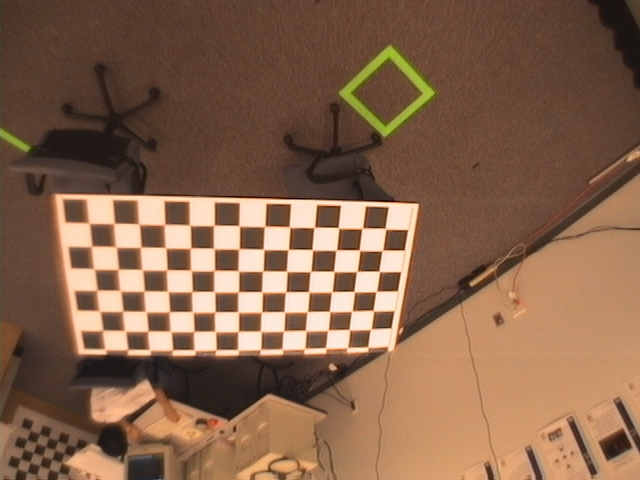
%> input picture example/ima3.jpg, 640 x 480 px
$ octave detect_features.m   (GNU Octave 9; MATLAB toolbox functions it lacks are replaced by stand-ins)
%> lines starting %> are read from the running program, lines starting %| are printed output that depends on the picture
### build_pyramid.m
%/////////////////////////////////////////////////////////////////////////////////////////////
%
% build_pyramid - build scaled image pyramid and difference of gaussians pyramid
%
% Usage:  [pyr,imp] = build_pyramid(img,levels,scl);
%
% Parameters:
%
%            img :      original image
%            levels :   number of levels in pyramid
%            scl :      scaling factor between pyramid levels
%
% Returns:
%
%            pyr :      difference of gaussians filtered image pyramid
%            imp :      image pyramid cell array
%
% Author:
% Scott Ettinger
% scott.m.ettinger@intel.com
%
% May 2002
%/////////////////////////////////////////////////////////////////////////////////////////////
function [pyr,imp] = buildPyramid(img,levels,scl)

img2 = img;
img2 = double(img2);
img2 = imresize(img2,2,'bilinear');         %expand to retain spatial frequencies

sigma=1.5;    %variance for laplacian filter
sigma2=1.5;   %variance for downsampling

% sig_delta = 1/levels;


for i=1:levels

    if i==1
        img3 = img2;
        img2 = filterGaussian(img2,7,0.5);
    end

    imp{i}=img2;
    A = filterGaussian(img2,7,sigma);
    B = filterGaussian(A,7,sigma);

    pyr{i} = A-B;                         %store result in cell array

    if i==1
        img2 = img3;
    else
        B = filterGaussian(img2,7,sigma2);
        B = filterGaussian(B,7,sigma2);
    end

%     img2 = resample_bilinear(B,scl);       %downsample for next level
    img2 = imresize(img2,1/scl,'bilinear');
end

%show_pyramid(pyr)  %show pyramid if desired

%///////////////////////////////////////////////////////////////////////////////
% [11 lines left out: function show_pyramid, not called in this run]

### filterGaussian.m
function img_out = filterGaussian(img,order,sig)
    g = fspecial('gaussian',order,sig);
    img_out = conv2(img,g,'same');
end

### find_features.m

%/////////////////////////////////////////////////////////////////////////////////////////////
%
% find_features - scale space feature detector based upon difference of gaussian filters.
%                 selects features based upon their maximum response in scale space
%
% Usage:  maxima = find_features(pyr, img, thresh, radius, radius2, min_sep, edgeratio, disp_flag, img_flag)
%
% Parameters:
%            pyr :      cell array of filtered image pyramid (built with build_pyramid)
%            img :      original image (only used for visualization)
%            thresh :   threshold value for maxima search (minimum filter response considered)
%            radius :   radius for maxima comparison within current scale
%            radius2:   radius for maxima comparison between neighboring scales
%            disp_flag: 1- display each scale level on separate figure.  0 - display nothing
%            img_flag: 1 - display filter responses. 0 - display original images.
%
% Returns:
%
%            maxima  - cell array of nX2 matrices of row,column coordinates of selected points on each scale level
%
% Author:
% Scott Ettinger
% scott.m.ettinger@intel.com
%
% May 2002
%/////////////////////////////////////////////////////////////////////////////////////////////

function maxima = find_features(pyr, img, scl, thresh, radius, radius2, disp_flag, img_flag)
  %                pts = find_features(pyr,img,scl,thresh,radius,radius2,disp_flag,1);


levels = size(pyr);
levels = levels(2);

mcolor = [ 0 1 0;   %color array for display of features at different scales
           0 1 0;
           1 0 0;
           .2 .5 0;
           0 0 1;
           1 0 1;
           0 1 1;
           1 .5 0
           .5 1 0
          0 1 .5
           .5 1 .5];


[himg,wimg] = size(img);                                            %get size of images
[h,w] = size(pyr{2});


for i=2:levels-1

    [h,w] = size(pyr{i});
    [h2,w2] = size(pyr{i+1});

    %find maxima
    mx = find_extrema(pyr{i},thresh,radius);                        %find maxima at current scale level
    mx2 = round((mx-1)/scl) + 1;                                    %find coords in level above
    mx_above = neighbor_max(pyr{i},pyr{i+1},mx,mx2,radius2);        %do neighbor comparison in scale space above

    if i>1
        mx2 = round((mx-1)*scl) + 1;                                %find coords in level below
        mx_below = neighbor_max(pyr{i},pyr{i-1},mx,mx2,radius2);    %do comparison in scale below

        maxima{i} = plist(mx, mx_below & mx_above);                 %get coord list for retained maxima and minima
    else
        maxima{i} = plist(mx, mx_above);
    end

    %find minima
    %if i==11,
    %    keyboard;
    %end;

    mx = find_extrema(-pyr{i},thresh,radius);                       %find minima at current scale level
    mx2 = round((mx-1)/scl) + 1;                                    %find coords in level above
    mx_above = neighbor_max(-pyr{i},-pyr{i+1},mx,mx2,radius2);      %do neighbor comparison in scale space above
    if i>1
        mx2 = round((mx-1)*scl) + 1;                                %find coords in level below
        mx_below = neighbor_max(-pyr{i},-pyr{i-1},mx,mx2,radius2);  %do comparison in scale below

        mxtemp = plist(mx, mx_below & mx_above);                    %get coord list for retained maxima and minima
    else
        mxtemp = plist(mx, mx_above);
    end


    maxima{i} = [maxima{i}; mxtemp];                                %combine maxima and minima into list for return
    maxima{i} = [(maxima{i}(:,1)*himg)/h (maxima{i}(:,2)*himg)/h];


    %display results if desired
    if disp_flag > 0
        figure
        if img_flag == 0
            tmp=resample_bilinear(img,himg/h);
            imagesc(tmp);
            colormap gray;
            show_plist(maxima{i},mcolor(mod(i-1,7)+1,:),'+');
        else
            imagesc(pyr{i});
            colormap gray;
            show_plist(maxima{i},mcolor(mod(i-1,7)+1,:),'+');
        end
    end
end

%//////////////////////////////////////////////////////////////////////////////////////////////
%
%   Compare a vector of pixels with its neighbors in another scale
%
%//////////////////////////////////////////////////////////////////////////////////////////////

function v = neighbor_max(img1,img2,i,i2,radius)                    % i and i2 are column vectors of r,c coords

    if (size(i2,1))==0 | size(img2,1)<11 | size(img2,2)<11
        v=zeros(length(i),1);
    else

        [h,w] = size(img1);
        [h2,w2] = size(img2);

        [y,x]=meshgrid(-20:20,-20:20);                              %create set of offsets within radius
        z = (x.^2+y.^2)<=radius^2;
        [y,x]=find(z);
        x=x-21; y=y-21;

        radius=ceil(radius);

        bound = ones(size(i2,1),2)*[h2-radius 0;0 w2-radius];        %create boundary listing
        i2 = i2 - ((i2 > bound).*(i2-bound+1));                      %test bounds to make all points within image
        i2 = i2 + ((i2 < radius+1).*(radius-i2+1));


        i2 = vec(i2,h2);                                             %create indices from x,y coords
        i = vec(i,h);

        p = img1(i);
        res = ones(length(i),1);

        for j=1:length(x)                                            %check against all points within radius
            itest = i2 + x(j) + h2*y(j);
            p2 = img2(itest);
            res = res & (p>=p2);
        end


        v = res;                                                     %store results in binary vector
    end

%//////////////////////////////////////////////////////////////////////////////////////////////

function v = vec(points,h)

    y = points(:,1);
    x = points(:,2);

    v = y + (x-1)*h;  %create index vectors

%//////////////////////////////////////////////////////////////////////////////////////////////

function p = plist(points, flags)

    p = points(find(flags),:);


### find_extrema.m

%/////////////////////////////////////////////////////////////////////////////////////////////
%
% find_extrema - finds local maxima within a grayscale image.  Each point is
%                checked against all of the pixels within a given radius to be a local max/min.
%                The magnitude of pixel values must be above the given threshold to be picked
%                as a valid maxima or minima.
%
% Usage:  m = find_extrema(img,thresh,radius,min_separation)
%
% Parameters:
%            img :      image matrix
%            thresh :   threshold value
%            radius :   pixel radius
%
% Returns:
%
%            m       - an nX2 matrix of row,column coordinates of selected points
%
% Author:
% Scott Ettinger
% scott.m.ettinger@intel.com
%
% May 2002
%/////////////////////////////////////////////////////////////////////////////////////////////


function [mx] = find_extrema(img,thresh,radius)

%img = abs(img);

[h,w] = size(img);

% get interior image subtracting radius pixels from border
p = img(radius+1:h-radius, radius+1:w-radius);

%get pixels above threshold
[yp,xp] = find(p>thresh);
yp=yp+radius; xp=xp+radius;
pts = yp+(xp-1)*h;

%create offset list for immediate neighborhood
z=ones(3,3);
z(2,2)=0;
[y,x]=find(z);
y=y-2; x=x-2;

if size(pts,2)>size(pts,1)
    pts = pts';
end

%test for max within immediate neighborhood
if size(pts,1)>0
    maxima=ones(length(pts),1);
    for i=1:length(x)
        pts2 = pts + y(i) + x(i)*h;
        maxima = maxima & img(pts)>img(pts2);
    end

    xp = xp(find(maxima));                          %save maxima
    yp = yp(find(maxima));
    pts = yp+(xp-1)*h;                              %create new index list of good points
end

%create offset list for radius of pixels
[y,x]=meshgrid(-20:20,-20:20);
z = (x.^2+y.^2)<=radius^2 & (x.^2+y.^2)>(1.5)^2;    %include points within radius without immediate neighborhood
[y,x]=find(z);
x=x-21; y=y-21;

%create offset list for ring of pixels
[y2,x2]=meshgrid(-20:20,-20:20);
z = (x2.^2+y2.^2)<=(radius)^2 & (x2.^2+y2.^2)>(radius-1)^2;
[y2,x2]=find(z);
x2=x2-21; y2=y2-21;

maxima = ones(length(pts),1);


%test within radius of pixels (done after first test for slight speed increase)
if size(pts,1)>0
    for i = 1:length(x)
        pts2 = pts + y(i) + x(i)*h;
        maxima = maxima & img(pts)>img(pts2);       %test points
    end
%     xp = xp(find(maxima));                          %save maxima from immediate neighborhood
%     yp = yp(find(maxima));
    xp = xp(maxima(maxima>0));
    yp = yp(maxima(maxima>0));
    pts = yp+(xp-1)*h;                              %create new index list

    mx = [yp xp];

else
    mx = [];
end


### detect_features.m

%/////////////////////////////////////////////////////////////////////////////////////////////
%
% detect_features - scale space feature detector based upon difference of gaussian filters.
%                 selects features based upon their maximum response in scale space
%
% Usage:  [features,pyr,imp,keys] = detect_features(img, scl, disp_flag, thresh, radius, radius2, radius3, min_sep, edgeratio)
%
% Parameters:
%
%            img :      original image
%            scl :      scaling factor between levels of the image pyramid
%            thresh :   threshold value for maxima search (minimum filter response considered)
%            radius :   radius for maxima comparison within current scale
%            radius2:   radius for maxima comparison between neighboring scales
%            radius3:   radius for edge rejection test
%            min_sep :  minimum separation for maxima selection.
%            edgeratio: maximum ratio of eigenvalues of feature curvature for edge rejection.
%            disp_flag: 1- display each scale level on separate figure.  0 - no display
%
% Returns:
%
%            features  - matrix with one row for each feature consisting of the following:
%              [x position,  y position, scale(sub-level), size of feature on image, edge flag,
%                            edge orientation, curvature of response through scale space ]
%
%            pyr, imp -  filter response and image pyramids
%            keys - key values generated for each feature by construct_key.m
%
% Notes:
%            recommended parameter values are:
%            scl = 1.5; thresh = 3;   radius = 4; radius2 = 4; radius3 = 4; min_sep = .04; edgeratio = 5;
%
% Author:
% Scott Ettinger
% scott.m.ettinger@intel.com
%
% May 2002
%/////////////////////////////////////////////////////////////////////////////////////////////


clc
clear
img = imread('ima3.jpg');
%> img is the input picture: size 480x640x3 uint8; mean R, G, B 133.9, 99.7, 75.9

    if ~exist('scl')
        scl = 1.5;
    end

    if ~exist('thresh')
        thresh = 3;
    end

    if ~exist('radius')
        radius = 4;
    end

    if ~exist('radius2')
        radius2 = 4;
    end

    if ~exist('radius3')
        radius3 = 4;
    end

    if ~exist('min_sep')
        min_sep = .04;
    end

    if ~exist('edgeratio')
        edgeratio = 5;
    end

    if ~exist('disp_flag')
        disp_flag = 0;
    end


    if size(img,3) > 1
        img = rgb2gray(img);
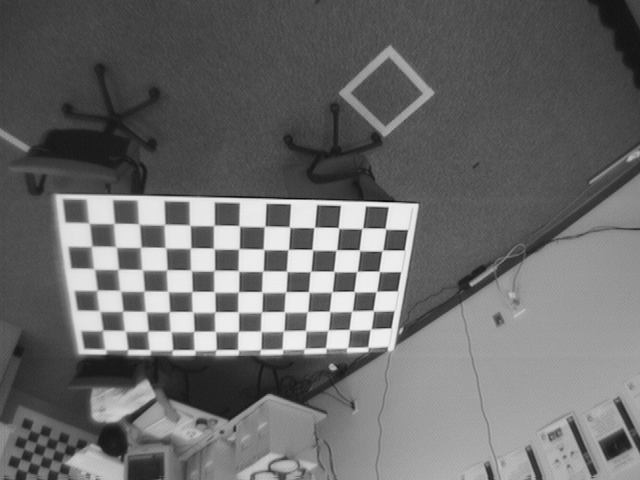
%> img: size 480x640 uint8; min 10, max 241, mean 107.2
    end

    % Computation of the maximum number of levels:
    Lmax = floor(min(log(2*size(img)/12)/log(scl)));
%> Lmax = 10

    %build image pyramid and difference of gaussians filter response pyramid
    [pyr,imp] = build_pyramid(img,Lmax,scl);
%> after the loop in buildPyramid, `for i=1:levels`: imp = 10 items
%> pyr = 10 items; imp = 10 items
    %get the feature points
    pts = find_features(pyr,img,scl,thresh,radius,radius2,disp_flag,1);
%> in find_features, `levels = size(pyr);`: levels = [1 10]
%> in find_features, `levels = levels(2);`: levels = 10
%> in find_features, `[h,w] = size(pyr{2});`: h = 640; w = 854
%> the loop in find_features, `for i=2:levels-1` made 8 passes
%> mxtemp on passes 6 to 7: [34 7; 78 20; 79 58; 65 62], [45 14]
%> pass 1, in find_extrema, `p = img(radius+1:h-radius, radius+1:w-radius);`:
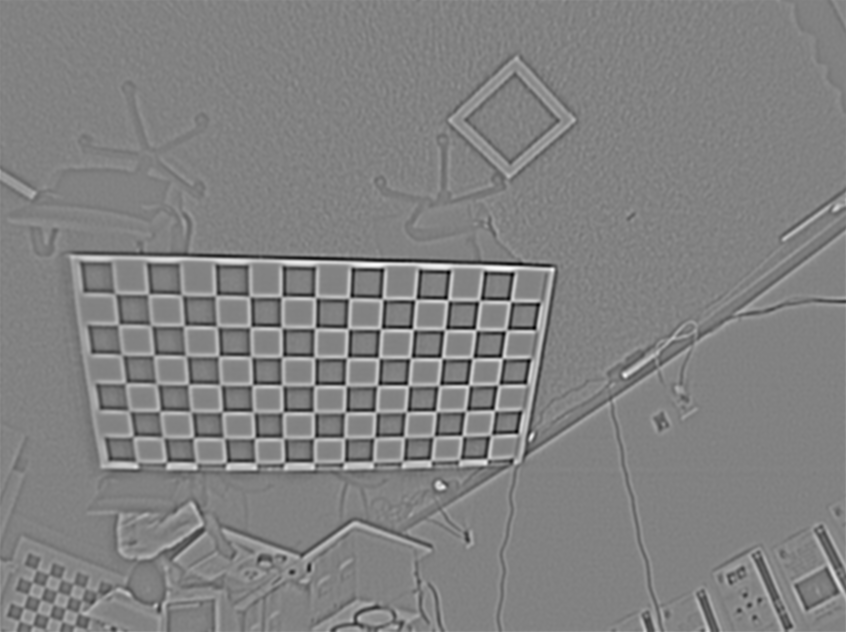
%> p: size 632x846 double; min -17.92, max 17.23, mean 0.00534; drawn with min black and max white
%> pass 1, in find_extrema (call 2), `p = img(radius+1:h-radius, radius+1:w-radius);`:
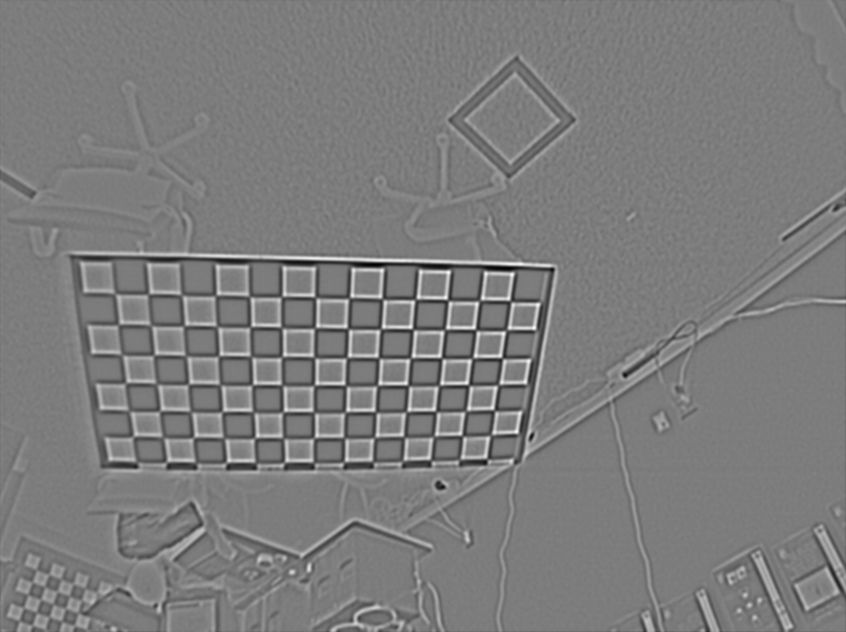
%> p: size 632x846 double; min -17.23, max 17.92, mean -0.00534; drawn with min black and max white
%> pass 2, in find_extrema (call 3), `p = img(radius+1:h-radius, radius+1:w-radius);`:
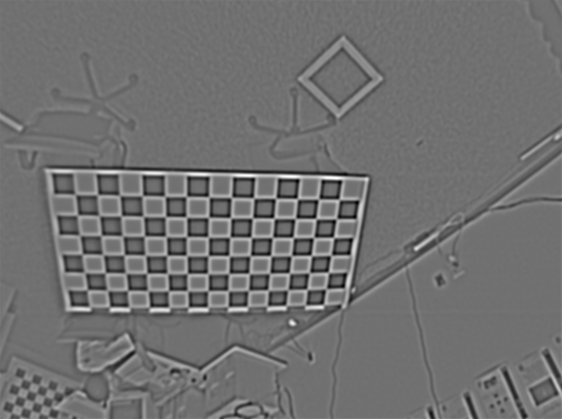
%> p: size 419x562 double; min -18.57, max 23.4, mean 0; drawn with min black and max white
%> pass 2, in find_extrema (call 4), `p = img(radius+1:h-radius, radius+1:w-radius);`:
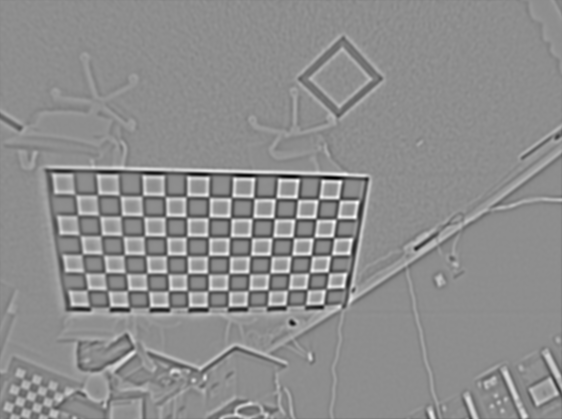
%> p: size 419x562 double; min -23.4, max 18.57, mean -0.00765; drawn with min black and max white
%> after the loop in find_features, `for i=2:levels-1`: maxima = 9 items
%> pts = 9 items

    imshow(img)
    hold on
    %scatter(pts{1}(:,2),pts{1}(:,1))
    scatter(pts{2}(:,2),pts{2}(:,1))
    scatter(pts{3}(:,2),pts{3}(:,1))
    scatter(pts{4}(:,2),pts{4}(:,1))
    scatter(pts{5}(:,2),pts{5}(:,1))
    scatter(pts{6}(:,2),pts{6}(:,1))
    scatter(pts{7}(:,2),pts{7}(:,1))
    scatter(pts{8}(:,2),pts{8}(:,1))
    scatter(pts{9}(:,2),pts{9}(:,1))
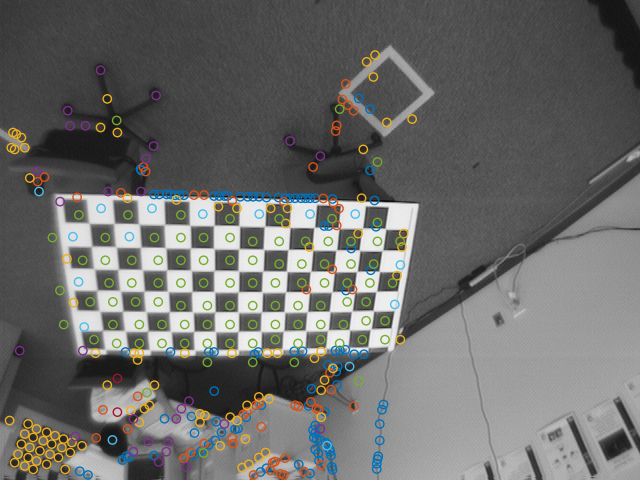
%> figure redrawn from the program's plot data
    hold off
    %classify points and create sub-pixel and sub-scale adjustments
    %[features,keys] = refine_features(img,pyr,scl,imp,pts,radius3,min_sep,edgeratio);

$ run again, with example/ima1.jpg copied over example/ima3.jpg
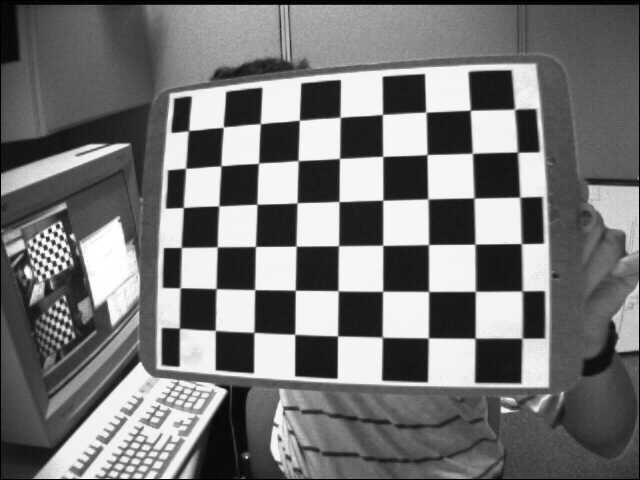
%> input picture example/ima1.jpg, 640 x 480 px
%> img is the input picture: size 480x640 uint8; min 0, max 255, mean 117.8
%> after the loop in buildPyramid, `for i=1:levels`: imp = 10 items
%> in find_features, `levels = size(pyr);`: levels = [1 10]
%> in find_features, `levels = levels(2);`: levels = 10
%> in find_features, `[h,w] = size(pyr{2});`: h = 640; w = 854
%> the loop in find_features, `for i=2:levels-1` made 8 passes
%> mxtemp on pass 8: [17 7]
%> pass 1, in find_extrema (call 2), `p = img(radius+1:h-radius, radius+1:w-radius);`:
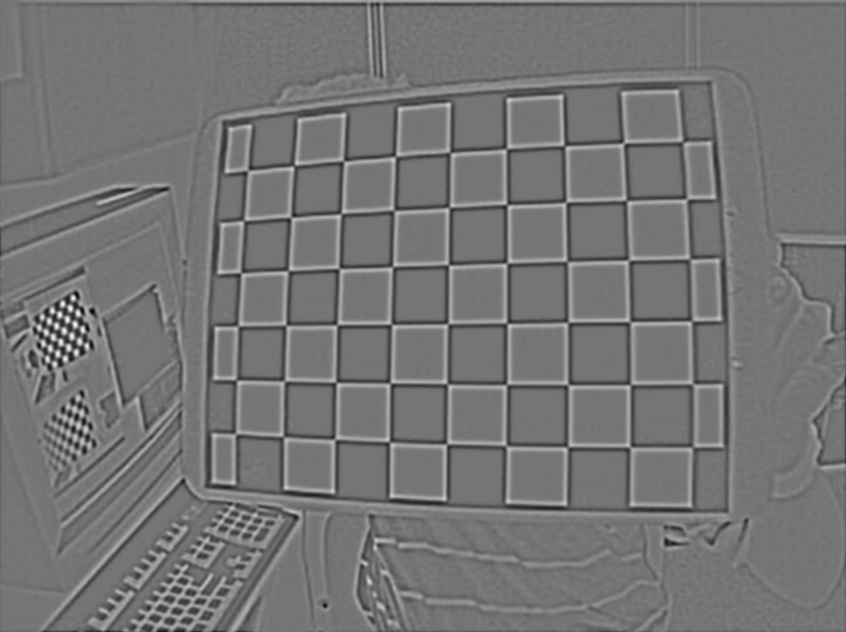
%> p: size 632x846 double; min -26.17, max 30.66, mean 0; drawn with min black and max white
%> after the loop in find_features, `for i=2:levels-1`: maxima = 9 items; mx_below = 36 logical values, 1 true
%> pts = 9 items
%> `scatter(pts{9}(:,2),pts{9}(:,1))`:
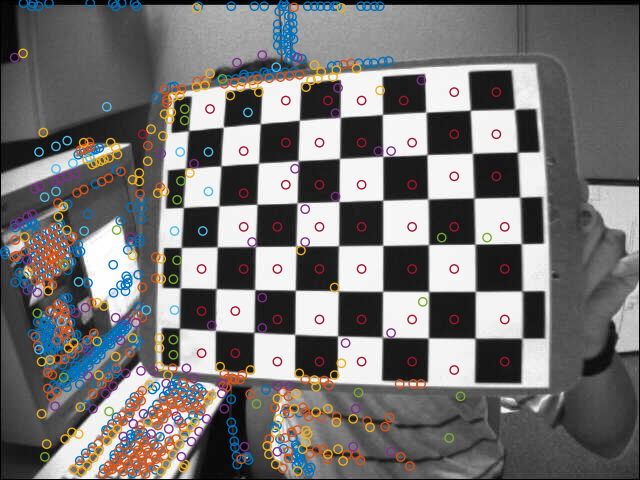
%> figure redrawn from the program's plot data

$ run again, with example/ima2.jpg copied over example/ima3.jpg
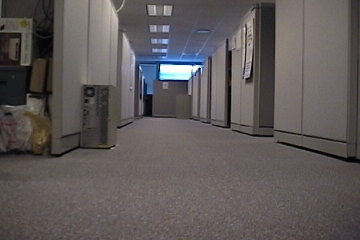
%> input picture example/ima2.jpg, 360 x 240 px
%> img is the input picture: size 240x360x3 uint8; mean R, G, B 95.3, 89.3, 88.9
%> img: size 240x360 uint8
%> after the loop in buildPyramid, `for i=1:levels`: imp = 9 items
%> in find_features, `levels = size(pyr);`: levels = [1 9]
%> in find_features, `levels = levels(2);`: levels = 9
%> in find_features, `[h,w] = size(pyr{2});`: h = 320; w = 480
%> the loop in find_features, `for i=2:levels-1` made 7 passes
%> pass 1, in find_extrema (call 2), `p = img(radius+1:h-radius, radius+1:w-radius);`:
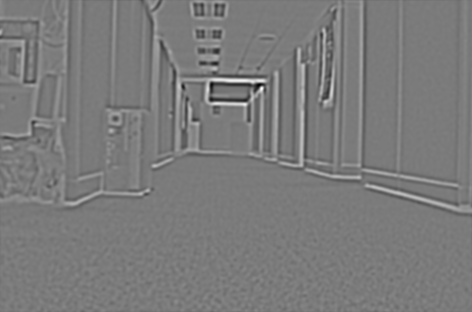
%> p: size 312x472 double; min -22.58, max 24.09, mean 0; drawn with min black and max white
%> after the loop in find_features, `for i=2:levels-1`: maxima = 8 items
%> `scatter(pts{9}(:,2),pts{9}(:,1))`:
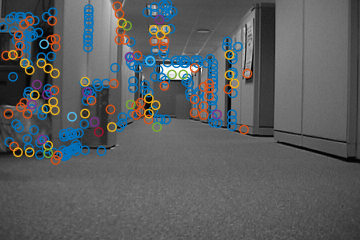
%> figure redrawn from the program's plot data
